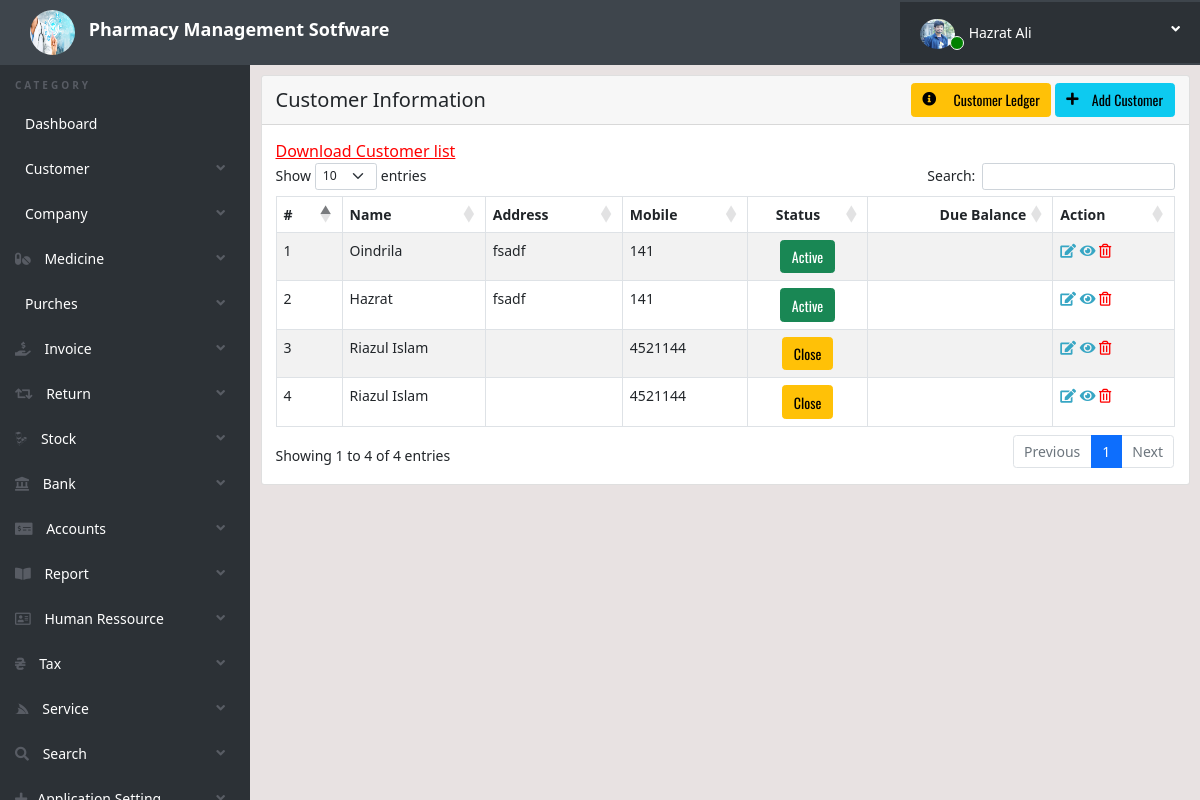
Before: /customer_list.php (signed in) with the older database file.
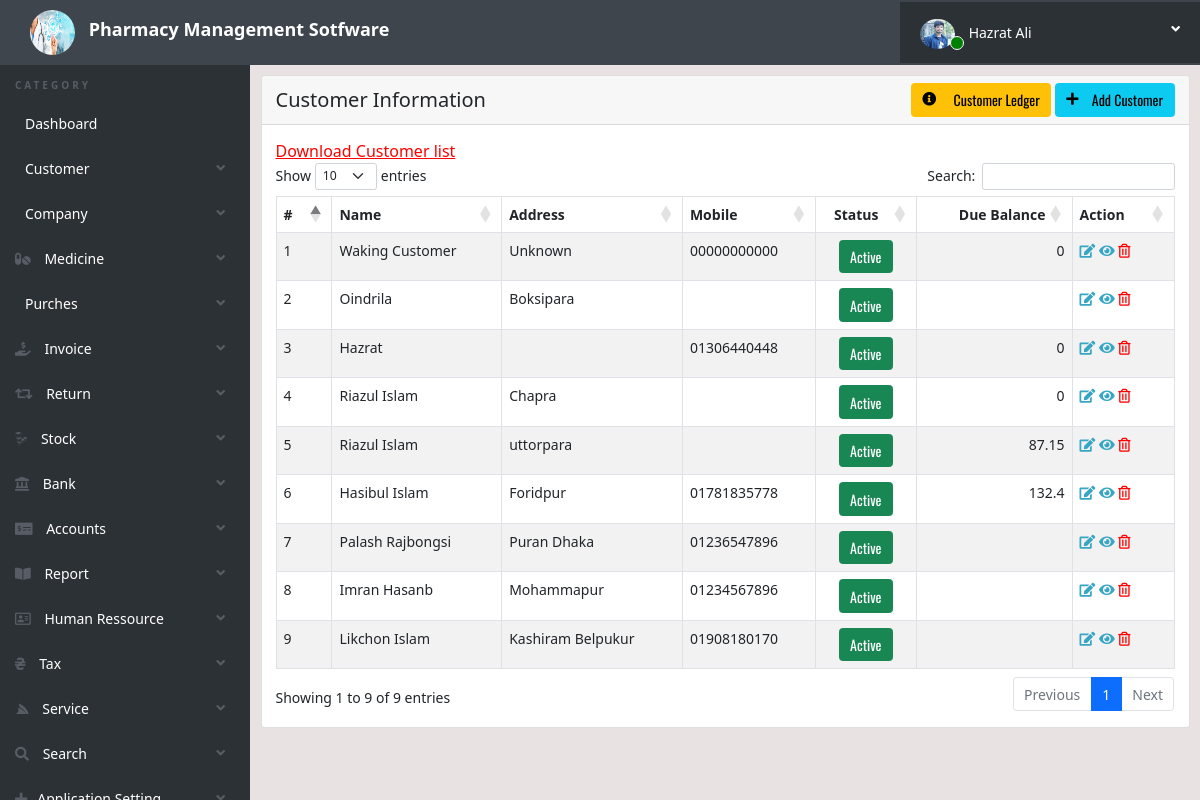
After: the same page with the newer database file.
### tables this page shows
CREATE TABLE `customertable` (
  `ID` int(11) NOT NULL,
  `Name` varchar(200) NOT NULL,
  `Phone` varchar(30) NOT NULL,
  `Email` varchar(100) NOT NULL,
  `Address` text NOT NULL,
  `Photo` varchar(150) NOT NULL,
  `DateTime` datetime DEFAULT current_timestamp() ON UPDATE current_timestamp(),
  `UpDateTime` datetime NOT NULL,
  `Status` int(2) NOT NULL
);

CREATE TABLE `customerledger` (
  `ID` int(3) NOT NULL,
  `AdminID` text NOT NULL,
  `CustomerID` text NOT NULL,
  `InvoiceId` int(11) NOT NULL,
  `Debit` float NOT NULL,
  `PreDue` float NOT NULL,
  `Total` float NOT NULL,
  `Credit` float NOT NULL,
  `NewDue` float NOT NULL,
  `Status` int(1) NOT NULL,
  `Comments` text NOT NULL,
  `Date` date NOT NULL DEFAULT current_timestamp()
);

### customer_list.php (the view, shortened to what this page needs)
<?php
	include('includes/config.php');
	if(strlen($_SESSION['alogin'])==0)
		{
		include_once('./includes/address.php');
		header('location:index.php');
		}
	else
	{
	?>
<!doctype html>
<html lang="en" class="no-js">
<head>
	<link rel="stylesheet" href="https://pro.fontawesome.com/releases/v5.10.0/css/all.css"/>
    <link href="https://cdnjs.cloudflare.com/ajax/libs/typicons/2.1.2/typicons.min.css" rel="stylesheet">
	<link href="https://cdn.jsdelivr.net/npm/bootstrap@5.1.3/dist/css/bootstrap.min.css" rel="stylesheet">
	<link rel="stylesheet" href="https://cdn.datatables.net/1.11.3/css/dataTables.bootstrap5.min.css">
    <link href="https://cdn.jsdelivr.net/npm/bootstrap@5.1.3/dist/css/bootstrap.min.css" rel="stylesheet">
	<link rel="stylesheet" href="css/style.css">
</head>
<body>
	<?php include('includes/header.php');?>
	<div class="ts-main-content">
		<?php include('includes/leftbar.php');?>
		<div class="content-wrapper">
			<div class="container-fluid">
				<div class="row">
					<div class="col-md-12">
						<div class="card">
							<div  class="card-header">
                                <div class="d-flex justify-content-between align-items-center h-100px">
		  							<div style="font-size: 20px; " class="bg-primary;">
										Customer Information
									</div>
									<div >
                                        <a href="customer_ledger.php" class="btn btn-warning mr-3"><i class="fa fa-info-circle me-3" aria-hidden="true"></i> Customer Ledger</a>
                                        <button type="button" class="btn btn-info mr-3" data-toggle="modal" data-target="#exampleModal2"><i class="fas fa-plus mr-2" style="margin-right: 10px;"></i> Add Customer</button>
									</div>
								</div>
                            </div>
							<div class="card-body">
                                <a href="download-records.php" style="color:red; font-size:16px;">Download Customer list</a>
								<table id="zctb" class="display table table-striped table-bordered table-hover" cellspacing="0" width="100%">
									<thead>
										<tr>
										    <th>#</th>
											<th>Name</th>
											<th>Address</th>
											<th>Mobile</th>
											<th class="text-center">Status</th>
											<th class="text-end">Due Balance</th>
                                            <th>Action</th>
										</tr>
									</thead>
									<tbody>
                                        <?php $sql = "SELECT * from  customertable";
                                        $query = $dbh -> prepare($sql);
                                        $query->execute();
                                        $results=$query->fetchAll(PDO::FETCH_OBJ);
                                        $cnt=1;
                                        if($query->rowCount() > 0)
                                        {
                                        foreach($results as $result)
                                        {				?>
										<tr>
											<td><?php echo htmlentities($cnt);?></td>
											<td><?php echo htmlentities($result->Name);?></td>
											<td><?php echo htmlentities($result->Address);?></td>
                                            <td><?php echo htmlentities($result->Phone);?></td>
											<td class="text-center"><?php
											if($result->Status==1){
												?>
												<a href="customer_list.php?close=<?php echo $result->ID?>" class="mr-25" data-toggle="tooltip" data-original-title="want to close?"> <button type="button" class="btn btn-success">Active</button></a>
												<?php
											}
											else { ?>
												<a href="customer_list.php?active=<?php echo $result->ID;?>" class="mr-25" data-toggle="tooltip" data-original-title="want to active?"><button type="button" class="btn btn-warning">Close</button></a>
												<?php
											}
											?></td>
											<?php
											$sql2 = "SELECT * from customerledger WHERE CustomerID=:id ORDER BY ID DESC limit 1";
											 $query = $dbh -> prepare($sql2);
											 $query->bindParam(':id',$result->ID,PDO::PARAM_STR);
											 $query->execute();
											 $result2=$query->fetch(PDO::FETCH_OBJ);
											?>
											<td class="text-end"><?php echo $result2->NewDue;?></td>
											<td>
											<a href="customer_list.php?edit=<?php echo htmlentities($result->ID);?>" > <i class="fas fa-edit" aria-hidden="true"></i></a>
                                            <a href="#" > <i class="fas fa-eye" aria-hidden="true"></i></a>
											<a href="customer_list.php?del=<?php echo htmlentities($result->ID);?>" onclick="return confirm('Do you really want to delete this record')"> <i style="color: red;" class="far fa-trash-alt" aria-hidden="true"></i></a>
											</td>
										</tr>
										<?php $cnt=$cnt+1; }} ?>
									</tbody>
								</table>
							</div>
						</div>
					</div>
				</div>
			</div>
		</div>
	</div>
</body>
</html>
<?php } ?>

Changed rows visible on the page:
removed customertable: Name "Riazul Islam", Phone "4521144"
added customertable: Name "Waking Customer", Address "Unknown", Phone "00000000000", customerledger.NewDue "0"
changed customertable "Oindrila": Address "fsadf" → "Boksipara"; Phone "141" → (not shown)
changed customertable "Hazrat": Phone "141" → "01306440448"; customerledger.NewDue (not shown) → "0"; Address "fsadf" → (not shown)
changed customertable: Address (not shown) → "Chapra"; customerledger.NewDue (not shown) → "0"; Phone "4521144" → (not shown); Status "Close" → "Active"
added customertable: Name "Riazul Islam", Address "uttorpara", customerledger.NewDue "87.15"
added customertable: Name "Hasibul Islam", Address "Foridpur", Phone "01781835778", customerledger.NewDue "132.4"
added customertable: Name "Palash Rajbongsi", Address "Puran Dhaka", Phone "01236547896"
added customertable: Name "Imran Hasanb", Address "Mohammapur", Phone "01234567896"
added customertable: Name "Likchon Islam", Address "Kashiram Belpukur", Phone "01908180170"
Other visible differences:
text written by a page script: "Show entries Search: Showing 1 to 4 of 4 entries Previous 1 Next" → "Show entries Search: Showing 1 to 9 of 9 entries Previous 1 Next"
